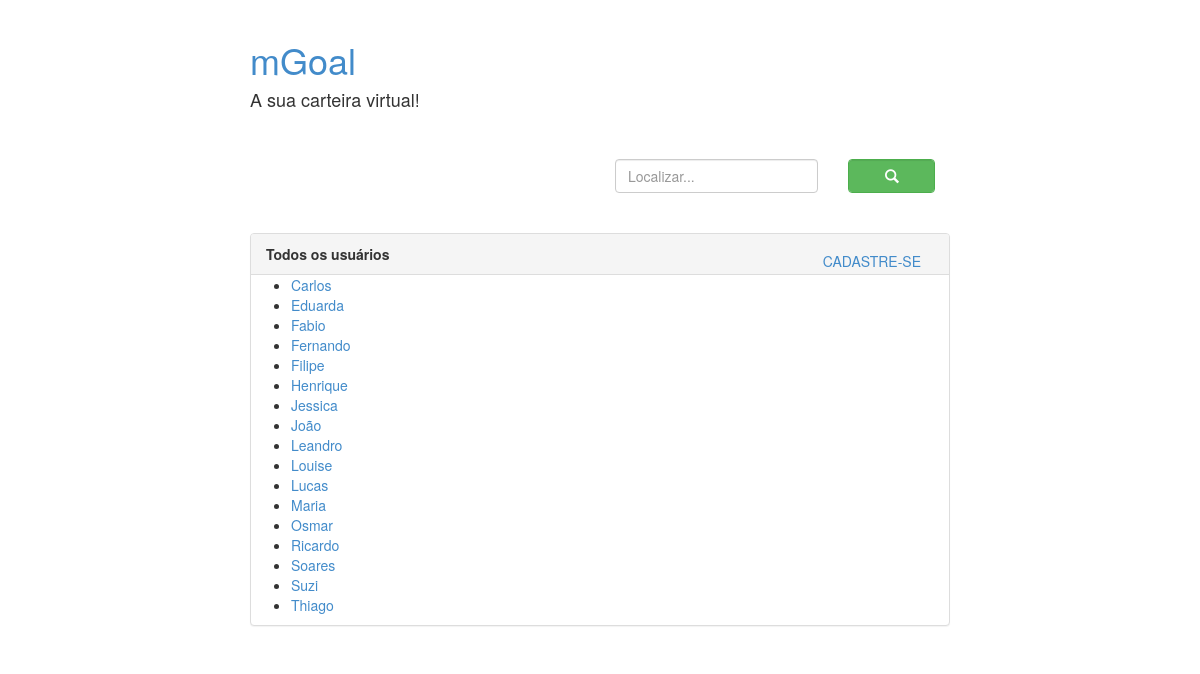
The app's page /lista/ with its own data.
### mGoal/models.py (models this page shows, shortened)
class Usuario(models.Model):
	saldo = models.DecimalField(max_digits = 10, decimal_places = 2)
	nome = models.CharField(max_length = 255, null = False)
	transacoes = models.ManyToManyField('Cofre',through='Transacao', related_name='transacoes_feitas')

### mGoal/views.py (the view)
# urls.py: path('lista/', exibir, name = 'exibir_lista'),
def exibir(request):
	return render(request, 'listaUser.html', {"mGoal":Usuario.objects.order_by('nome')})

### mGoal/templates/listaUser.html
{% extends "base.html" %}
{% block body %}
<div class= "row">
	<div class="col-sm-12">
		<div class="panel panel-default">
			<div class="panel-heading">
				<strong>Todos os usuários</strong>
				<a href="{% url 'new_usuario' %}" class="btn btn-link" role="button" style="float: right;">CADASTRE-SE</a>
			</div>
				<ul>
					{% for usuario in mGoal %}
					<li>
						<a href="{% url 'exibir_usuario' usuario.id %}">{{usuario.nome}}</a>
					</li>
					{% endfor %}
				</ul>
		</div>
	</div>
</div>
{% endblock %}

### mGoal/templates/base.html (shortened to what this page needs)
{% load staticfiles %}
<!DOCTYPE html>
<html lang="pt-BR">
	<head>
		<link rel="stylesheet" type="text/css" href="https://maxcdn.bootstrapcdn.com/bootstrap/4.1.3/css/bootstrap.min.css">
		<link href="{% static 'styles/bootstrap.css' %}" rel="stylesheet"/>
		<link href="{% static 'styles/main.css' %}" rel="stylesheet"/>
	</head>
	<body>
		<div class="container">
			<h1><a href="{% url 'exibir_lista' %}"> mGoal</a></h1>
			<h4>A sua carteira virtual!</h4>
		</div>
		<div class="row content">
			<div class= "container">
				<div class="col-sm-2" style="float: right;">
					<button type="submit" class="btn btn-success form-control"><span class="glyphicon glyphicon-search"></span></button>
				</div>
				<div class="col-sm-4" style="float: right;">
					<input id="search_box" name="search_box" type="text" placeholder="Localizar..." class="form-control">
				</div>
			</div>
		</div>
			<div class="container">
				{% block body %}
				{% endblock %}
			</div>
	</body>
</html>

### mGoal/static/styles/main.css (style rules this page uses)
body { padding-top: 20px; padding-bottom: 20px; }
.header, .content, .footer { padding-left: 15px; padding-right: 15px; }
@media (min-width: 768px) { .container { max-width: 730px; } }
.content { margin: 40px 0; }
@media screen and (min-width: 768px) { .header, .content, .footer { padding-left: 0; padding-right: 0; } }

### records on screen
Usuario: nome "Carlos"
Usuario: nome "Eduarda"
Usuario: nome "Fabio"
Usuario: nome "Fernando"
Usuario: nome "Filipe"
Usuario: nome "Henrique"
Usuario: nome "Jessica"
Usuario: nome "João"
Usuario: nome "Leandro"
Usuario: nome "Louise"
Usuario: nome "Lucas"
Usuario: nome "Maria"
Usuario: nome "Osmar"
Usuario: nome "Ricardo"
Usuario: nome "Soares"
Usuario: nome "Suzi"
Usuario: nome "Thiago"
